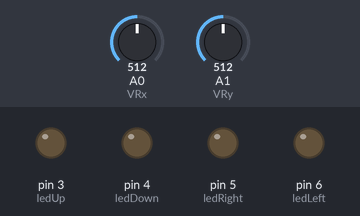
Simulated run of this sketch. Board: Arduino Uno, built with avr-gcc and run on an emulated ATmega328P. On the bench: output pins drawn as LEDs (lit = HIGH). The inputs (shaded band) are chosen by the test bench; at power-on: A0 (VRx) = 512, A1 (VRy) = 512.

Above: at 1.2 s.
1.3 s: A0 (VRx) set to 788
2.8 s: A0 (VRx) set to 811
At 3.6 s:
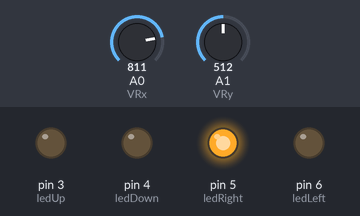
4.3 s: A1 (VRy) set to 794
5.8 s: A1 (VRy) set to 817
At 6.1 s:
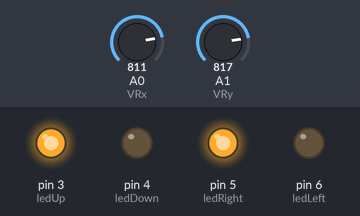
7.3 s: A0 (VRx) set to 790
At 8.5 s:
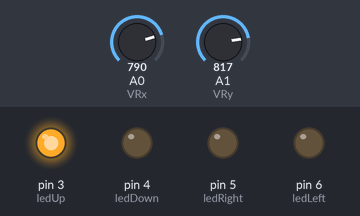
8.8 s: A1 (VRy) set to 190
At 9.8 s:
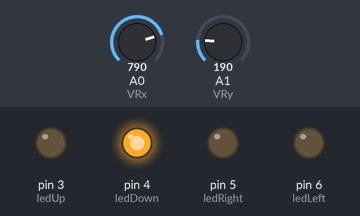
Timing chart, 0 to 11.3 s (numbered marks = the images above; inputs shaded):
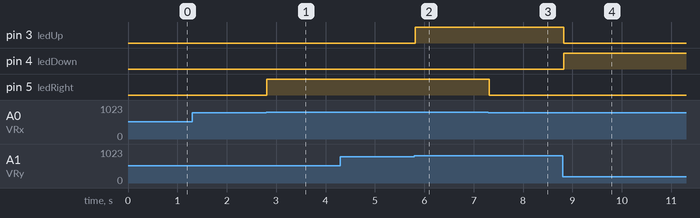

Measured:
- the behaviour switches between 800 and 801 on A0 (VRx) (found by bisection; images 0 and 1)
- the behaviour switches between 800 and 801 on A1 (VRy) (found by bisection; images 1 and 2)
- after the input at 1.3 s, every drawn part: stays the same
- after the input at 2.8 s, pin 5 (ledRight): LOW → HIGH at once
- after the input at 5.8 s, pin 3 (ledUp): LOW → HIGH at once
- after the input at 7.3 s, pin 5 (ledRight): HIGH → LOW at once
- after the input at 8.8 s, pin 3 (ledUp): HIGH → LOW at once; pin 4 (ledDown): LOW → HIGH at once

The sketch:

analogJoystick.ino
```cpp
// Pin Joystick
const int VRx = A0;
const int VRy = A1;
const int SW = 2;

// Pin LED
const int ledUp = 3;
const int ledDown = 4;
const int ledRight = 5;
const int ledLeft = 6;

void setup() {
  pinMode(VRx, INPUT);
  pinMode(VRy, INPUT);
  pinMode(SW, INPUT_PULLUP); // Tombol joystick

  pinMode(ledUp, OUTPUT);
  pinMode(ledDown, OUTPUT);
  pinMode(ledLeft, OUTPUT);
  pinMode(ledRight, OUTPUT);

  Serial.begin(9600);
}

void loop() {
  int xVal = analogRead(VRx);
  int yVal = analogRead(VRy);

  // Reset LED
  digitalWrite(ledUp, LOW);
  digitalWrite(ledDown, LOW);
  digitalWrite(ledLeft, LOW);
  digitalWrite(ledRight, LOW);

  // Kontrol arah
  if (yVal > 800) {
    digitalWrite(ledUp, HIGH);
  } else if (yVal < 200) {
    digitalWrite(ledDown, HIGH);
  }

  if (xVal < 200) {
    digitalWrite(ledLeft, HIGH);
  } else if (xVal > 800) {
    digitalWrite(ledRight, HIGH);
  }

  delay(100);
}
```
